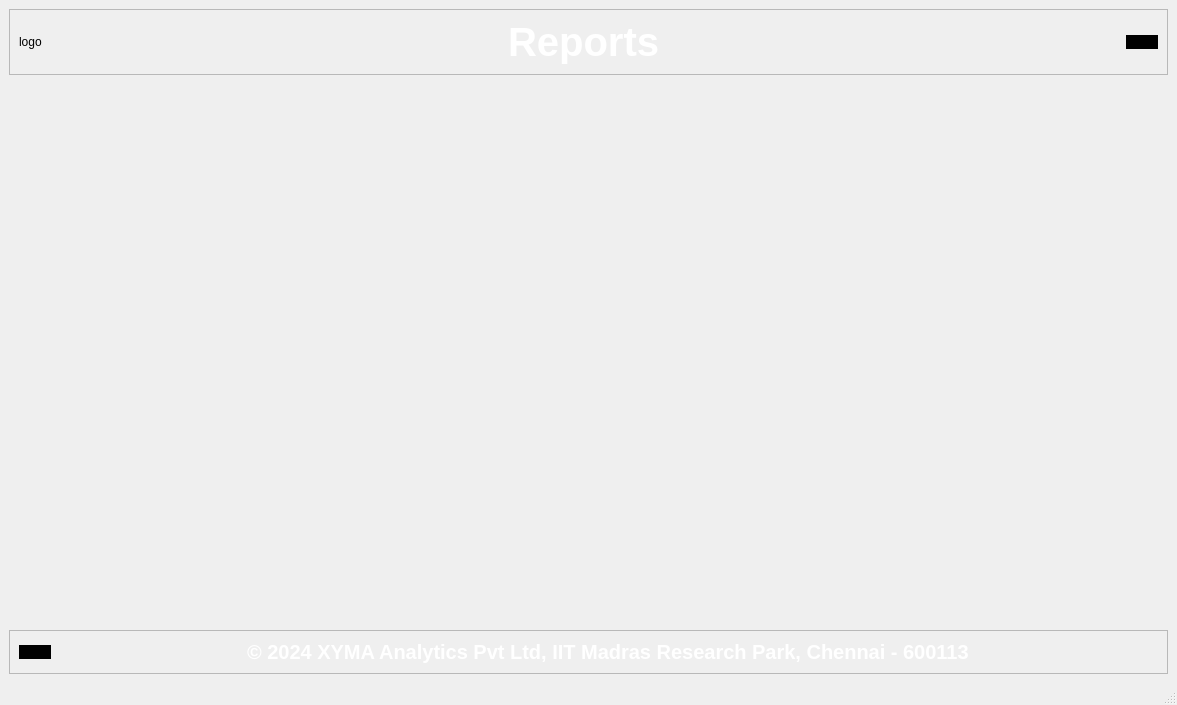
<?xml version="1.0" encoding="UTF-8"?>
<ui version="4.0">
 <class>MainWindow</class>
 <widget class="QMainWindow" name="MainWindow">
  <property name="geometry">
   <rect>
    <x>0</x>
    <y>0</y>
    <width>1177</width>
    <height>705</height>
   </rect>
  </property>
  <property name="windowTitle">
   <string>MainWindow</string>
  </property>
  <widget class="QWidget" name="centralwidget">
   <layout class="QVBoxLayout" name="verticalLayout">
    <item>
     <widget class="QFrame" name="frame">
      <property name="frameShape">
       <enum>QFrame::StyledPanel</enum>
      </property>
      <property name="frameShadow">
       <enum>QFrame::Raised</enum>
      </property>
      <layout class="QHBoxLayout" name="horizontalLayout_2">
       <item>
        <widget class="QLabel" name="xymaLogo">
         <property name="text">
          <string>logo</string>
         </property>
        </widget>
       </item>
       <item>
        <spacer name="horizontalSpacer">
         <property name="orientation">
          <enum>Qt::Horizontal</enum>
         </property>
         <property name="sizeHint" stdset="0">
          <size>
           <width>364</width>
           <height>20</height>
          </size>
         </property>
        </spacer>
       </item>
       <item>
        <widget class="QLabel" name="label_2">
         <property name="styleSheet">
          <string notr="true">QLabel {
    color: white;
	font-weight: bold;
	font-size: 40px;
}</string>
         </property>
         <property name="text">
          <string>Reports</string>
         </property>
        </widget>
       </item>
       <item>
        <spacer name="horizontalSpacer_2">
         <property name="orientation">
          <enum>Qt::Horizontal</enum>
         </property>
         <property name="sizeHint" stdset="0">
          <size>
           <width>363</width>
           <height>20</height>
          </size>
         </property>
        </spacer>
       </item>
       <item>
        <widget class="QPushButton" name="logoutButton">
         <property name="styleSheet">
          <string notr="true">#logoutButton {
	background-color: rgb(0, 0, 0);
	border-radius: 16px;
}
</string>
         </property>
         <property name="text">
          <string/>
         </property>
        </widget>
       </item>
      </layout>
     </widget>
    </item>
    <item>
     <spacer name="verticalSpacer">
      <property name="orientation">
       <enum>Qt::Vertical</enum>
      </property>
      <property name="sizeHint" stdset="0">
       <size>
        <width>20</width>
        <height>488</height>
       </size>
      </property>
     </spacer>
    </item>
    <item>
     <widget class="QFrame" name="frame_2">
      <property name="styleSheet">
       <string notr="true">QPushButton {
	background-color: rgb(0, 0, 0);
	border-radius: 16px;
}
</string>
      </property>
      <property name="frameShape">
       <enum>QFrame::StyledPanel</enum>
      </property>
      <property name="frameShadow">
       <enum>QFrame::Raised</enum>
      </property>
      <layout class="QHBoxLayout" name="horizontalLayout">
       <item>
        <widget class="QPushButton" name="reportsBackButton">
         <property name="text">
          <string/>
         </property>
        </widget>
       </item>
       <item>
        <spacer name="horizontalSpacer_3">
         <property name="orientation">
          <enum>Qt::Horizontal</enum>
         </property>
         <property name="sizeHint" stdset="0">
          <size>
           <width>40</width>
           <height>20</height>
          </size>
         </property>
        </spacer>
       </item>
       <item>
        <widget class="QLabel" name="copyrightLabel">
         <property name="styleSheet">
          <string notr="true">#copyrightLabel {
	color: white;
	font-size: 20px;
	font-weight: 500;
}</string>
         </property>
         <property name="text">
          <string>© 2024 XYMA Analytics Pvt Ltd, IIT Madras Research Park, Chennai - 600113</string>
         </property>
        </widget>
       </item>
       <item>
        <spacer name="horizontalSpacer_4">
         <property name="orientation">
          <enum>Qt::Horizontal</enum>
         </property>
         <property name="sizeHint" stdset="0">
          <size>
           <width>165</width>
           <height>20</height>
          </size>
         </property>
        </spacer>
       </item>
      </layout>
     </widget>
    </item>
   </layout>
  </widget>
  <widget class="QMenuBar" name="menubar">
   <property name="geometry">
    <rect>
     <x>0</x>
     <y>0</y>
     <width>1177</width>
     <height>26</height>
    </rect>
   </property>
  </widget>
  <widget class="QStatusBar" name="statusbar"/>
 </widget>
 <resources/>
 <connections/>
</ui>
